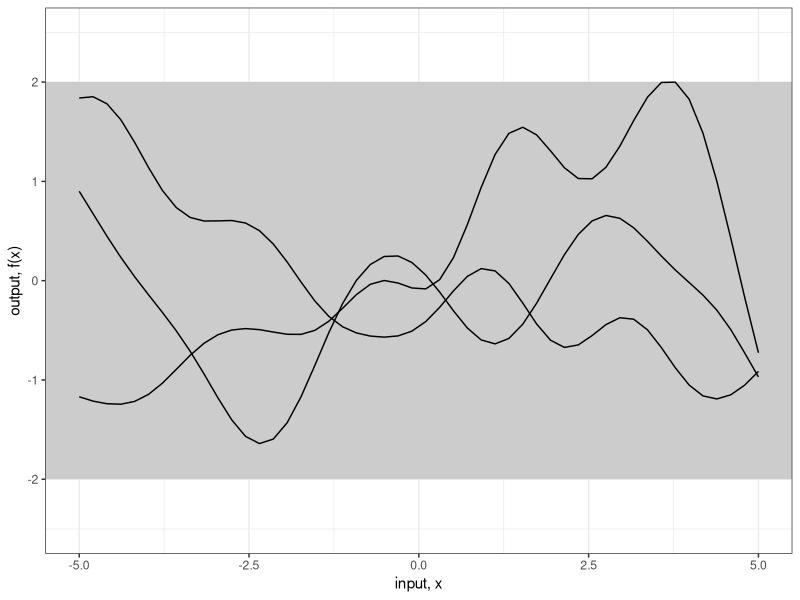
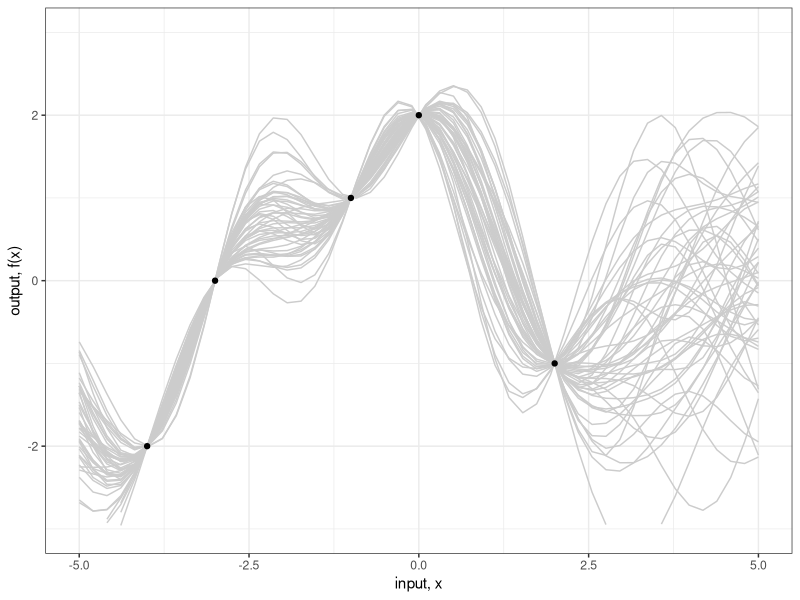
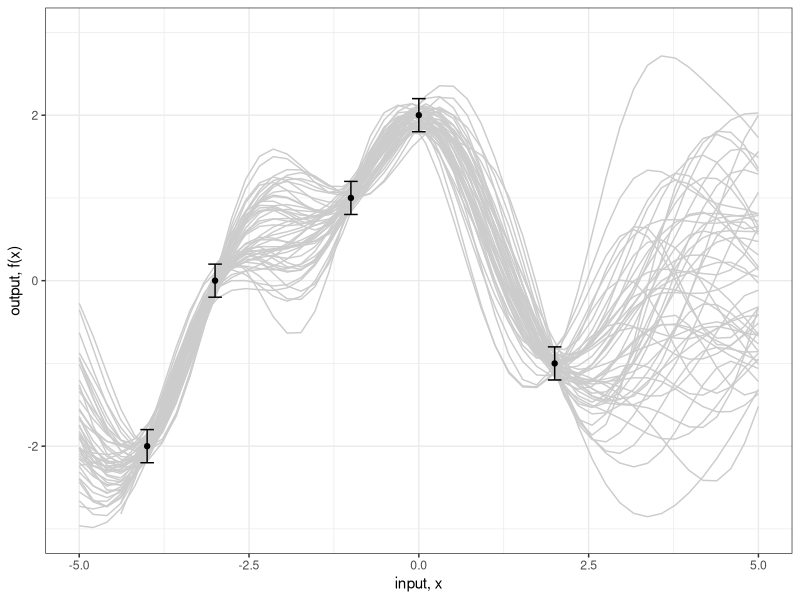

Write the R code that produced these figures, in order.
# Demo of Gaussian process regression with R
# James Keirstead
# 5 April 2012

# Chapter 2 of Rasmussen and Williams's book `Gaussian Processes
# for Machine Learning' provides a detailed explanation of the
# math for Gaussian process regression.  It doesn't provide
# much in the way of code though.  This Gist is a brief demo
# of the basic elements of Gaussian process regression, as
# described on pages 13 to 16.


# Load in the required libraries for data manipulation
# and multivariate normal distribution
library(MASS)
library(plyr)
library(reshape2)
library(ggplot2)

# Set a seed for repeatable plots
set.seed(12345)

# Calculates the covariance matrix sigma using a
# simplified version of the squared exponential function.
#
# Although the nested loops are ugly, I've checked and it's about
# 30% faster than a solution using expand.grid() and apply()
#
# Parameters:
#	X1, X2 = vectors
# 	l = the scale length parameter
# Returns:
# 	a covariance matrix
calcSigma <- function(X1,X2,l=1) {
  Sigma <- matrix(rep(0, length(X1)*length(X2)), nrow=length(X1))
  for (i in 1:nrow(Sigma)) {
    for (j in 1:ncol(Sigma)) {
      Sigma[i,j] <- exp(-0.5*(abs(X1[i]-X2[j])/l)^2)
    }
  }
  return(Sigma)
}

# 1. Plot some sample functions from the Gaussian process
# as shown in Figure 2.2(a)

# Define the points at which we want to define the functions
x.star <- seq(-5,5,len=50)

# Calculate the covariance matrix
sigma <- calcSigma(x.star,x.star)

# Generate a number of functions from the process
n.samples <- 3
values <- matrix(rep(0,length(x.star)*n.samples), ncol=n.samples)
for (i in 1:n.samples) {
  # Each column represents a sample from a multivariate normal distribution
  # with zero mean and covariance sigma
  values[,i] <- mvrnorm(1, rep(0, length(x.star)), sigma)
}
values <- cbind(x=x.star,as.data.frame(values))
values <- melt(values,id="x")

# Plot the result
fig2a <- ggplot(values,aes(x=x,y=value)) +
  geom_rect(xmin=-Inf, xmax=Inf, ymin=-2, ymax=2, fill="grey80") +
  geom_line(aes(group=variable)) +
  theme_bw() +
  scale_y_continuous(lim=c(-2.5,2.5), name="output, f(x)") +
  xlab("input, x")

# 2. Now let's assume that we have some known data points;
# this is the case of Figure 2.2(b). In the book, the notation 'f'
# is used for f$y below.  I've done this to make the ggplot code
# easier later on.
f <- data.frame(x=c(-4,-3,-1,0,2),
                y=c(-2,0,1,2,-1))

# Calculate the covariance matrices
# using the same x.star values as above
x <- f$x
k.xx <- calcSigma(x,x)
k.xxs <- calcSigma(x,x.star)
k.xsx <- calcSigma(x.star,x)
k.xsxs <- calcSigma(x.star,x.star)

# These matrix calculations correspond to equation (2.19)
# in the book.
f.star.bar <- k.xsx%*%solve(k.xx)%*%f$y
cov.f.star <- k.xsxs - k.xsx%*%solve(k.xx)%*%k.xxs

# This time we'll plot more samples.  We could of course
# simply plot a +/- 2 standard deviation confidence interval
# as in the book but I want to show the samples explicitly here.
n.samples <- 50
values <- matrix(rep(0,length(x.star)*n.samples), ncol=n.samples)
for (i in 1:n.samples) {
  values[,i] <- mvrnorm(1, f.star.bar, cov.f.star)
}
values <- cbind(x=x.star,as.data.frame(values))
values <- melt(values,id="x")

# Plot the results including the mean function
# and constraining data points
fig2b <- ggplot(values,aes(x=x,y=value)) +
  geom_line(aes(group=variable), colour="grey80") +
  #geom_line(data=NULL,aes(x=x.star,y=f.star.bar),colour="red", size=1) + 
  geom_point(data=f,aes(x=x,y=y)) +
  theme_bw() +
  scale_y_continuous(lim=c(-3,3), name="output, f(x)") +
  xlab("input, x")

# 3. Now assume that each of the observed data points have some
# normally-distributed noise.

# The standard deviation of the noise
sigma.n <- 0.1

# Recalculate the mean and covariance functions
f.bar.star <- k.xsx%*%solve(k.xx + sigma.n^2*diag(1, ncol(k.xx)))%*%f$y
cov.f.star <- k.xsxs - k.xsx%*%solve(k.xx + sigma.n^2*diag(1, ncol(k.xx)))%*%k.xxs

# Recalulate the sample functions
values <- matrix(rep(0,length(x.star)*n.samples), ncol=n.samples)
for (i in 1:n.samples) {
  values[,i] <- mvrnorm(1, f.bar.star, cov.f.star)
}
values <- cbind(x=x.star,as.data.frame(values))
values <- melt(values,id="x")

# Plot the result, including error bars on the observed points
gg <- ggplot(values, aes(x=x,y=value)) + 
  geom_line(aes(group=variable), colour="grey80") +
  #geom_line(data=NULL,aes(x=x.star,y=f.bar.star),colour="red", size=1) + 
  geom_errorbar(data=f,aes(x=x,y=NULL,ymin=y-2*sigma.n, ymax=y+2*sigma.n), width=0.2) +
  geom_point(data=f,aes(x=x,y=y)) +
  theme_bw() +
  scale_y_continuous(lim=c(-3,3), name="output, f(x)") +
  xlab("input, x")


